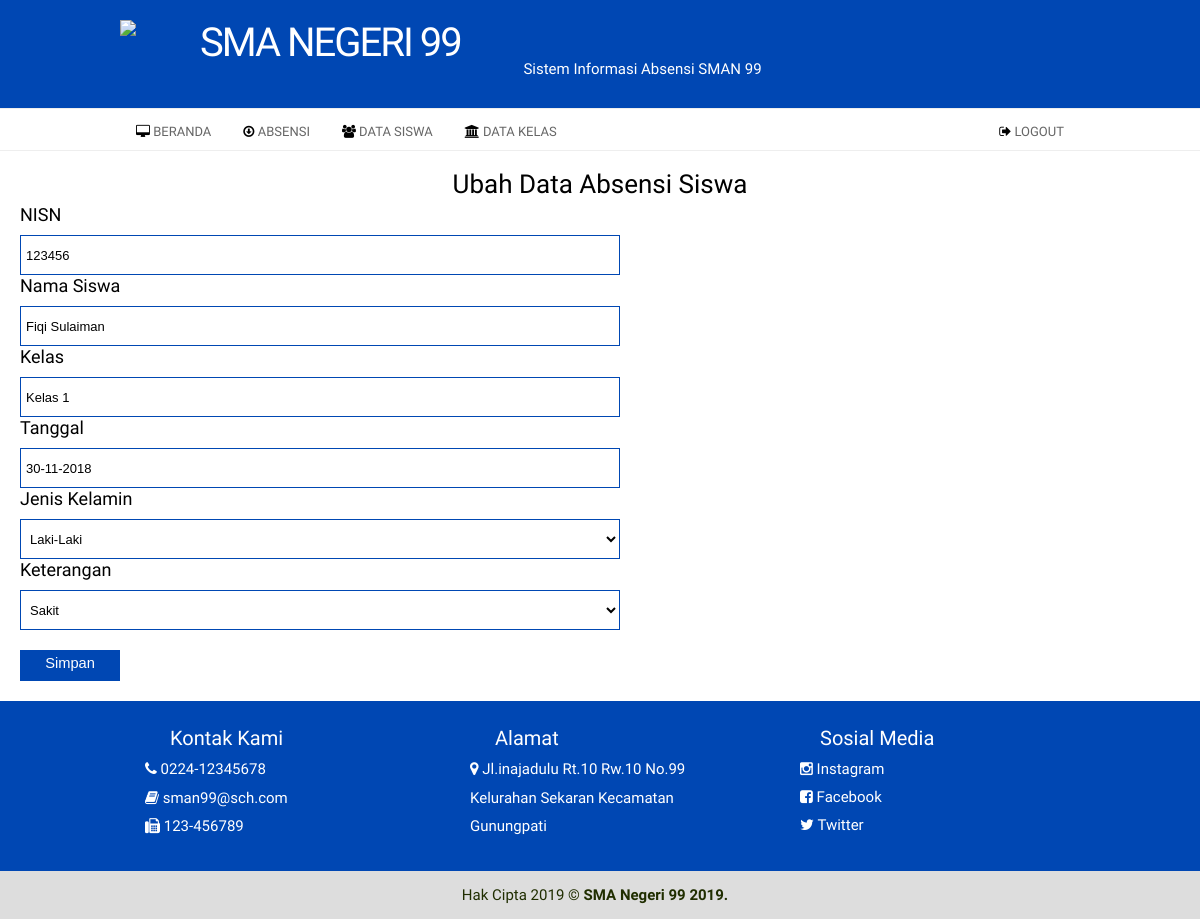
Screenshot of /index2.php?page=siswa&aksi=ubah&id=48 (signed in) with the database file from the repository.
### tables this page shows
CREATE TABLE `tb_siswa` (
  `id` int(11) NOT NULL,
  `nisn` int(15) NOT NULL,
  `nama` varchar(50) NOT NULL,
  `kelas` varchar(50) NOT NULL,
  `tanggal` varchar(15) NOT NULL,
  `jenis_kelamin` enum('Laki-laki','Perempuan') NOT NULL,
  `keterangan` enum('Hadir','Sakit','Izin','Alpa') NOT NULL
);

### page/user/siswa/ubah.php (the view, shortened to what this page needs)
<?php
    $id = $_GET['id'];
    $sql = $koneksi->query("select * from tb_siswa where id='$id'");
    $tampil = $sql->fetch_assoc();
    $jenis_kelamin = $tampil['jenis_kelamin'];
    $keterangan = $tampil['keterangan'];
?>
<h2 align="center">Ubah Data Absensi Siswa</h2>
                                    <form method="POST">
                                            <h4>NISN</h4>
                                            <input class="textfield" name="nisn" value="<?php echo $tampil['nisn'];?>"/>
                                            <h4>Nama Siswa</h4>
                                            <input class="textfield" name="nama" value="<?php echo $tampil['nama'];?>"/>
                                            <h4>Kelas</h4>
                                            <input class="textfield" name="kelas" value="<?php echo $tampil['kelas'];?>"/>
                                            <h4>Tanggal</h4>
                                            <input class="textfield" name="tanggal" value="<?php echo $tampil['tanggal'];?>"/>
                                            <h4>Jenis Kelamin</h4>
                                            <select class="textfield" name="jenis_kelamin">
                                                <option value="Laki-Laki" <?php if ($jenis_kelamin=='Laki-Laki')
                                                {echo "selected";} ?>>Laki-Laki</option>
                                            </select>
                                            <h4>Keterangan</h4>
                                            <select class="textfield" name="keterangan">
                                                <option value="Sakit" <?php if ($keterangan=='Sakit')
                                                {echo "selected";} ?>>Sakit</option>
                                            </select>
                                            <br>
                                            <input type="submit" name="simpan" value="Simpan" class="simpan">
                                </form>

### assets/css/style.css (style rules this page uses)
* { box-sizing: border-box; }
body { font-family: 'arial'; padding: 10px; }

### assets/css/custom.css (style rules this page uses)
body { background: #fff; margin:0; padding:0; font-family: 'Pontano Sans', Arial, Helvetica, sans-serif; font-size: 15px; color: #666; }
* { margin:0; padding:0; }
form input, form select, form textarea { padding: 5px; color: #333333; border: 1px solid #ddd; border-right:1px solid #ccc; border-bottom:1px solid #ccc; background-color:#fff; font-family: Arial, Helvetica, sans-serif; font-size: 13px; }
h2 { color: #000; font-size: 26px; letter-spacing: 0px; font-weight: normal; padding: 0 0 5px; margin: 0; font-family: 'Pontano Sans', Arial, sans-serif; }
h4 { font-family: 'Pontano Sans', Arial, sans-serif; color: #000; font-size: 18px; font-weight: normal; padding-bottom: 10px; text-transform: none; }

### page/user/siswa/ubah.php (style rules this page uses)
h2 { text-align: center; }
h4 { margin-left: 20px; }
.textfield { width: 50%; height: 40px; font-family: arial; color: #000; border: 1px double #0047b3; margin-left: 20px; }
.simpan { width: 100px; margin-top: 20px; margin-left: 20px; background-color: #0047b3; border: 0; border-bottom: 5px solid #0047b3; text-decoration: none; font-family: arial; font-size: 11pt; color: #fff; }

### rows the page displays
tb_siswa: nisn "123456", nama "Fiqi Sulaiman", kelas "Kelas 1", tanggal "30-11-2018", keterangan "Sakit"
